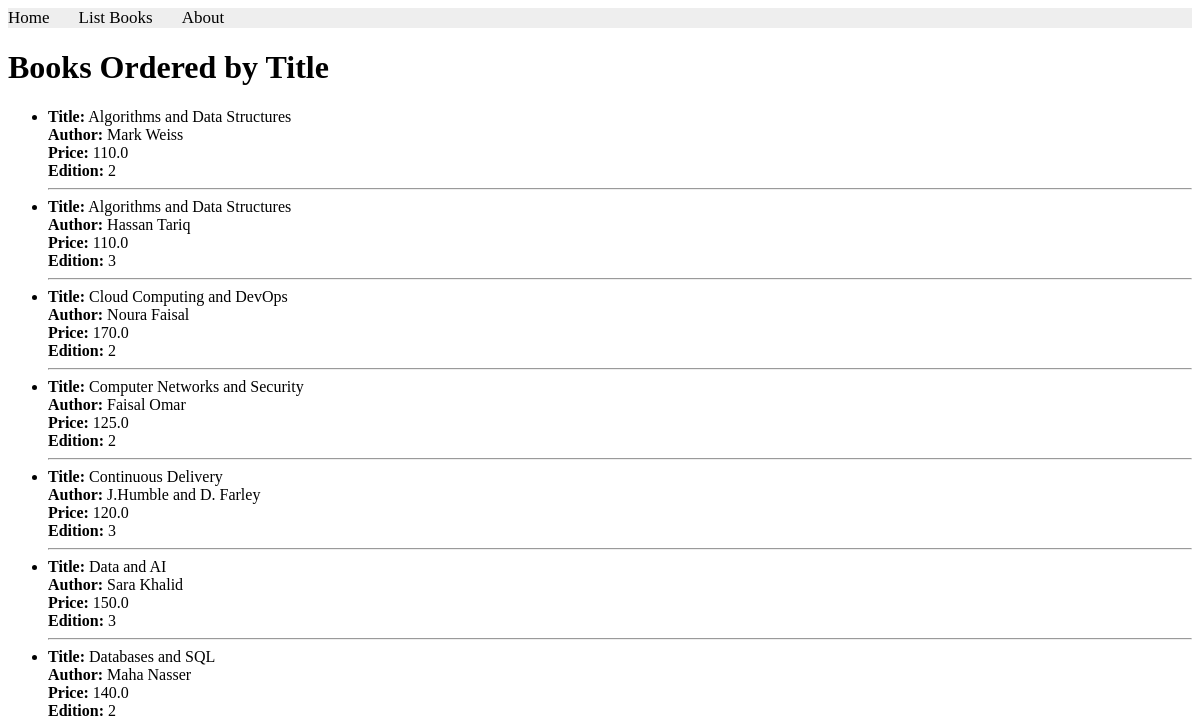
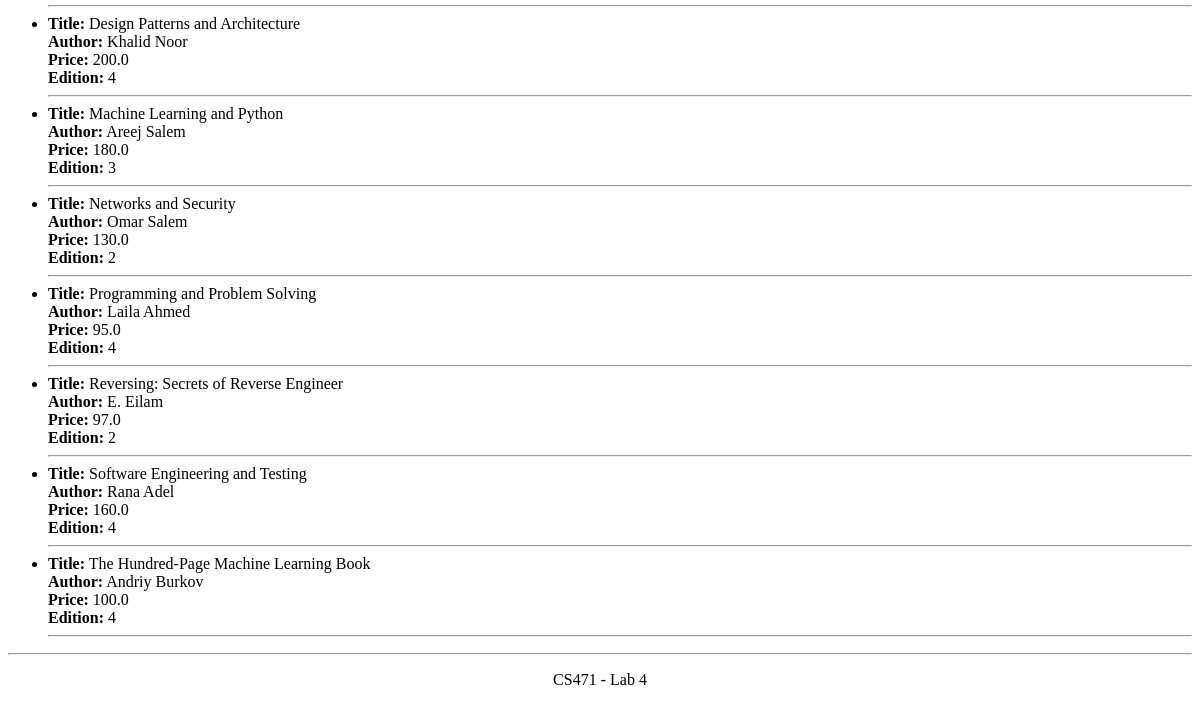
The app's page /books/lab8/task4, older data (2 pictures, top to bottom).
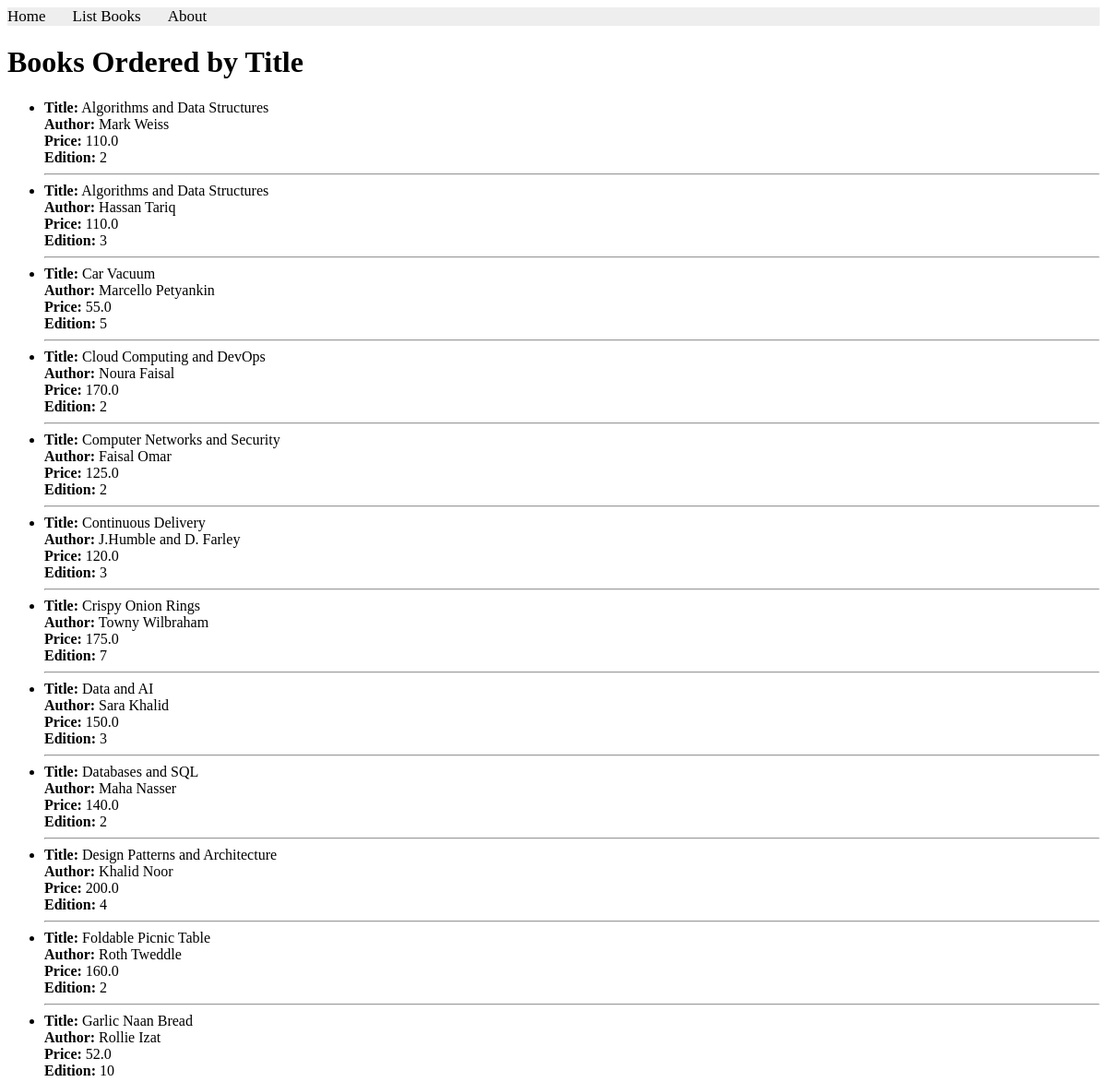
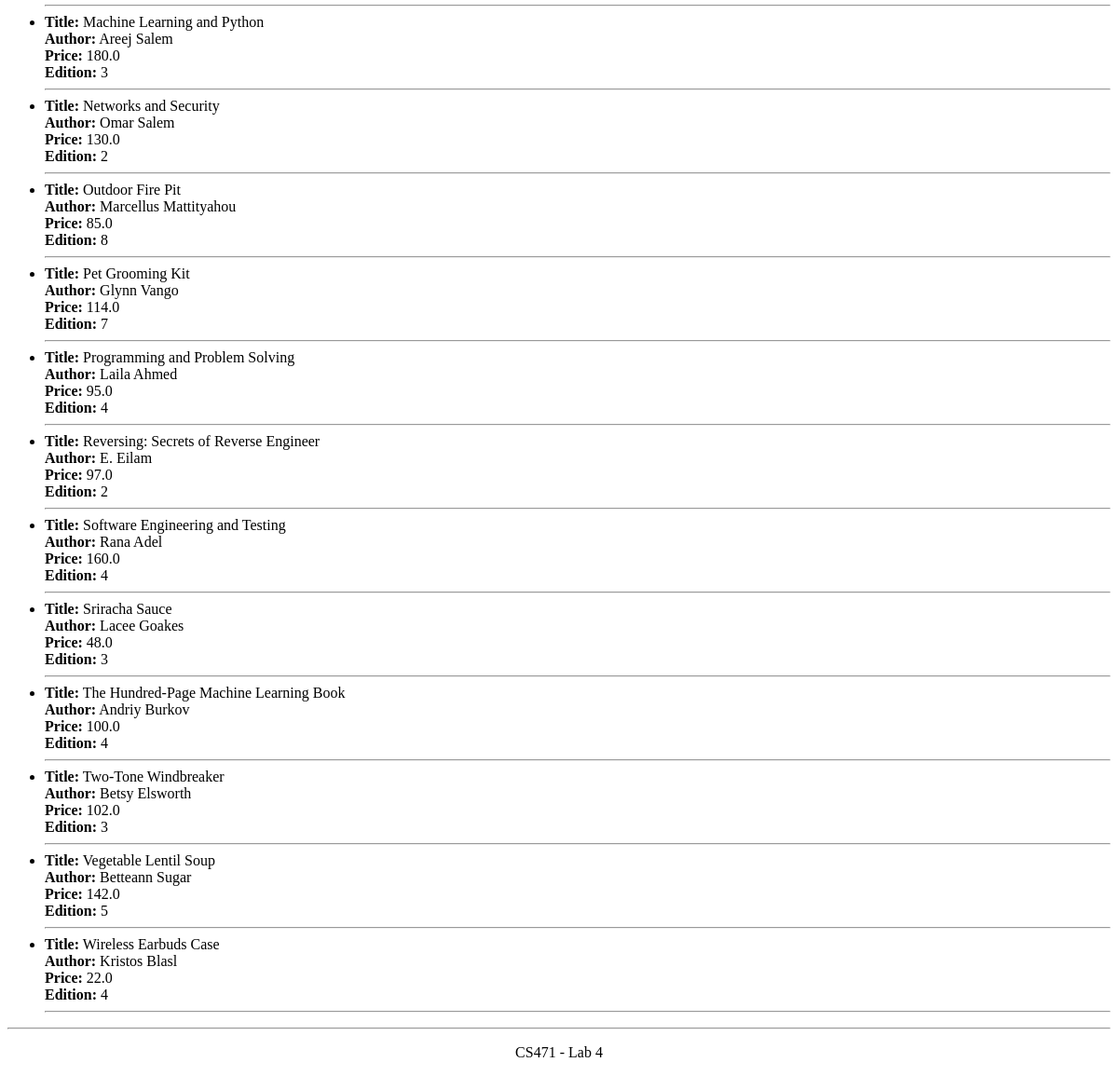
The same page, newer data (2 pictures, top to bottom).
### apps/bookmodule/models.py (models this page shows, shortened)
class Book(models.Model):
    title = models.CharField(max_length=100)
    author = models.CharField(max_length=50, blank=True, null=True)
    price = models.FloatField(default=0.0)
    edition = models.SmallIntegerField(default=1)
    quantity = models.IntegerField(default=1)
    pubdate = models.DateTimeField(null=True, blank=True)
    rating = models.SmallIntegerField(default=1)
    publisher = models.ForeignKey(Publisher, null=True, blank=True, on_delete=models.SET_NULL)
    authors = models.ManyToManyField(Author, blank=True)

### apps/bookmodule/views.py (the view)
# urls.py: path('lab8/task4', views.lab8_task4, name="books.lab8_task4"),
def lab8_task4(request):
    books = Book.objects.order_by('title')
    return render(request, "bookmodule/lab8_task4.html", {'books': books})

### apps/templates/bookmodule/lab8_task4.html (shortened to what this page needs)
{% extends "layouts/base.html" %}
{% block content %}
<h1>Books Ordered by Title</h1>
{% if books %}
    <ul>
        {% for book in books %}
            <li>
                <strong>Title:</strong> {{ book.title }} <br>
                <strong>Author:</strong> {{ book.author }} <br>
                <strong>Price:</strong> {{ book.price }} <br>
                <strong>Edition:</strong> {{ book.edition }}
            </li>
            <hr>
        {% endfor %}
    </ul>
{% else %}
    <p>No books found.</p>
{% endif %}
{% endblock content %}

Row changes from the older to the newer data that the page shows:
added Book: title "Car Vacuum", author "Marcello Petyankin", price "55.0", edition "5"
added Book: title "Crispy Onion Rings", author "Towny Wilbraham", price "175.0", edition "7"
added Book: title "Foldable Picnic Table", author "Roth Tweddle", price "160.0", edition "2"
added Book: title "Garlic Naan Bread", author "Rollie Izat", price "52.0", edition "10"
added Book: title "Outdoor Fire Pit", author "Marcellus Mattityahou", price "85.0", edition "8"
added Book: title "Pet Grooming Kit", author "Glynn Vango", price "114.0", edition "7"
added Book: title "Sriracha Sauce", author "Lacee Goakes", price "48.0", edition "3"
added Book: title "Two-Tone Windbreaker", author "Betsy Elsworth", price "102.0", edition "3"
added Book: title "Vegetable Lentil Soup", author "Betteann Sugar", price "142.0", edition "5"
added Book: title "Wireless Earbuds Case", author "Kristos Blasl", price "22.0", edition "4"
